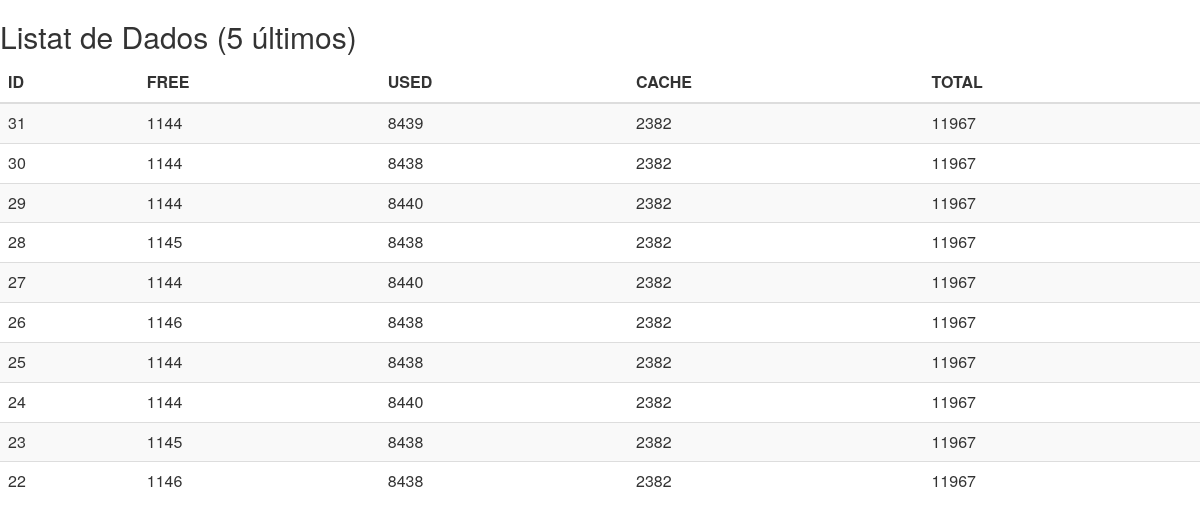
Page /db.php on the earlier database version.
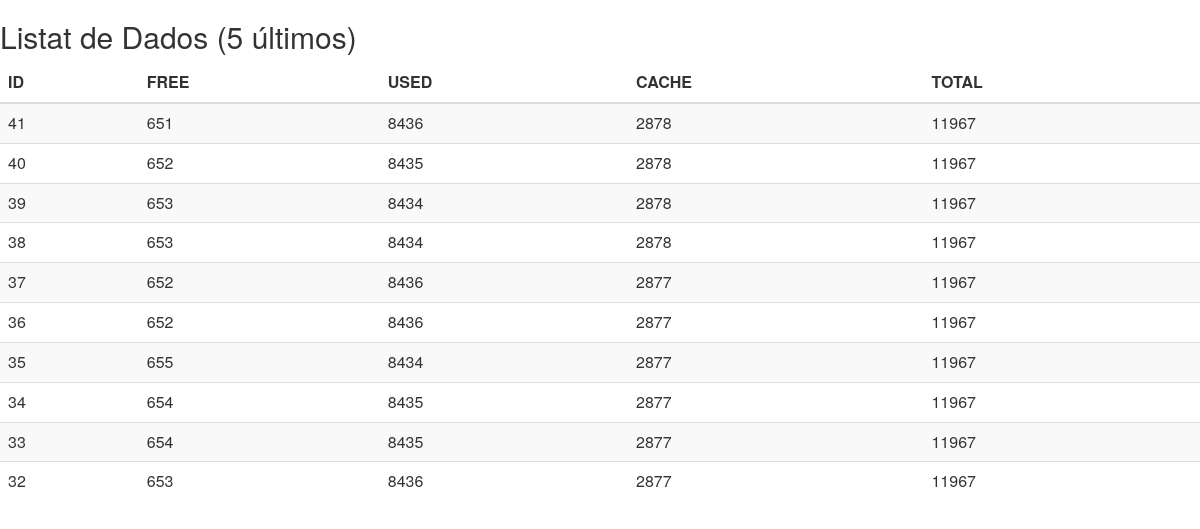
Same page on the later database version.
### tables this page shows
CREATE TABLE "memory" ("id" INTEGER PRIMARY KEY  AUTOINCREMENT  NOT NULL , "free" FLOAT, "used" FLOAT, "cache" FLOAT, "total" FLOAT);

### db.php (the view, shortened to what this page needs)
<html>
    <link rel="stylesheet" type="text/css" href="./css/bootstrap.min.css" >
<?php
$db = new MyDB();
$result = $db->query('SELECT * FROM memory ORDER BY id DESC LIMIT 10');
?>
<body>
    <h2 class="sub-header">Listat de Dados (5 últimos)</h2>
    <div class="table-responsive">
            <table class="table table-striped">
              <thead>
                <tr>
                  <th>ID</th>
                  <th>FREE</th>
                  <th>USED</th>
                  <th>CACHE</th>
                  <th>TOTAL</th>
                </tr>
              </thead>
              <tbody>
              <?php
                    while ($list = $result->fetchArray()){
                        echo '<tr>';
                        echo '<td>' . $list['id'] . '</td>';
                        echo '<td>' . $list['free'] . '</td>';
                        echo '<td>' . $list['used'] . '</td>';
                        echo '<td>' . $list['cache'] . '</td>';
                        echo '<td>' . $list['total'] . '</td>';
                        echo '</tr>';
                    }
                    ?>
              </tbody>
            </table>
          </div>
    </body>
</html>

Differences in the rows shown:
no longer on this page (row unchanged): memory: id "31", free "1144", used "8439", cache "2382", total "11967"
no longer on this page (row unchanged): memory: id "30", free "1144", used "8438", cache "2382", total "11967"
no longer on this page (row unchanged): memory: id "29", free "1144", used "8440", cache "2382", total "11967"
no longer on this page (row unchanged): memory: id "28", free "1145", used "8438", cache "2382", total "11967"
no longer on this page (row unchanged): memory: id "27", free "1144", used "8440", cache "2382", total "11967"
no longer on this page (row unchanged): memory: id "26", free "1146", used "8438", cache "2382", total "11967"
no longer on this page (row unchanged): memory: id "25", free "1144", used "8438", cache "2382", total "11967"
no longer on this page (row unchanged): memory: id "24", free "1144", used "8440", cache "2382", total "11967"
no longer on this page (row unchanged): memory: id "23", free "1145", used "8438", cache "2382", total "11967"
no longer on this page (row unchanged): memory: id "22", free "1146", used "8438", cache "2382", total "11967"
added memory: id "41", free "651", used "8436", cache "2878", total "11967"
added memory: id "40", free "652", used "8435", cache "2878", total "11967"
added memory: id "39", free "653", used "8434", cache "2878", total "11967"
added memory: id "38", free "653", used "8434", cache "2878", total "11967"
added memory: id "37", free "652", used "8436", cache "2877", total "11967"
added memory: id "36", free "652", used "8436", cache "2877", total "11967"
added memory: id "35", free "655", used "8434", cache "2877", total "11967"
added memory: id "34", free "654", used "8435", cache "2877", total "11967"
added memory: id "33", free "654", used "8435", cache "2877", total "11967"
added memory: id "32", free "653", used "8436", cache "2877", total "11967"
